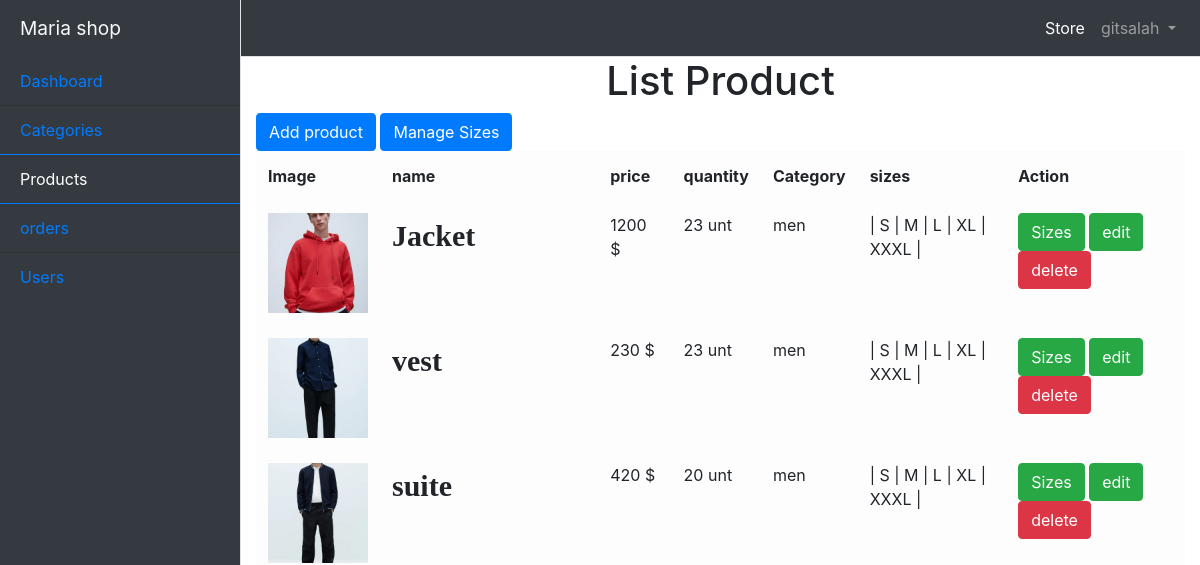
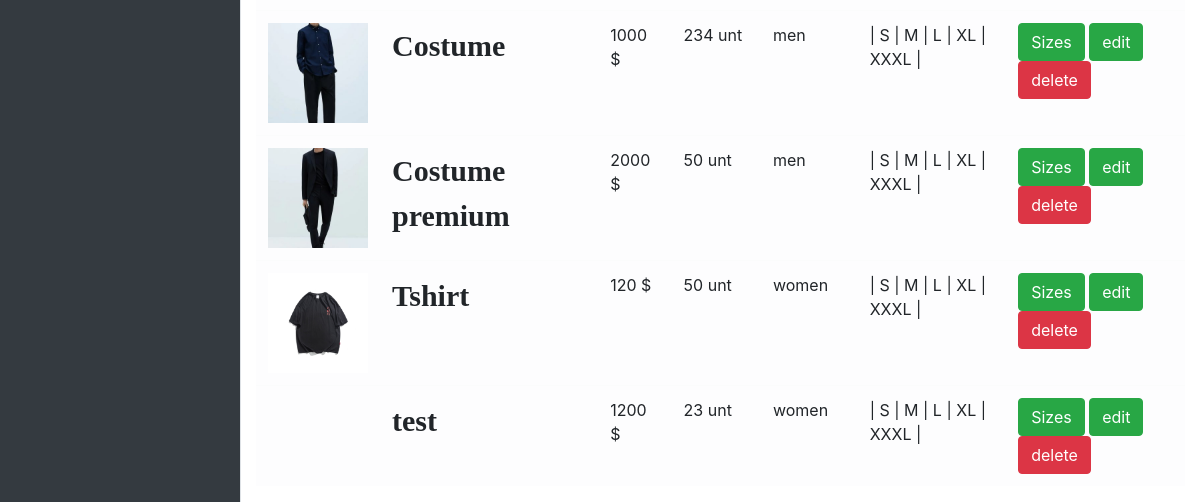
/backoffice/products/index.php (signed in), run on an earlier commit of the app's database (2 pictures, top to bottom).
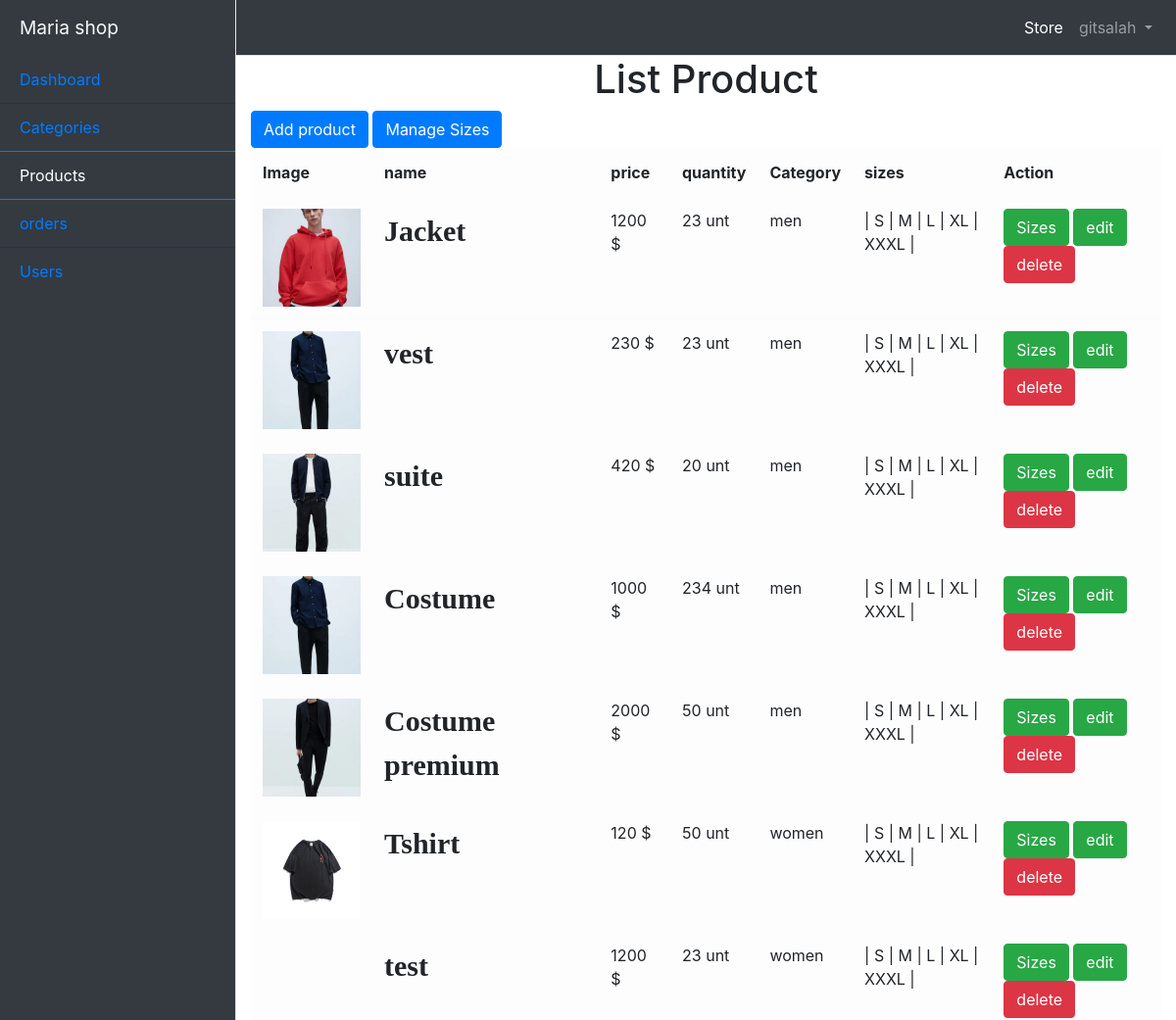
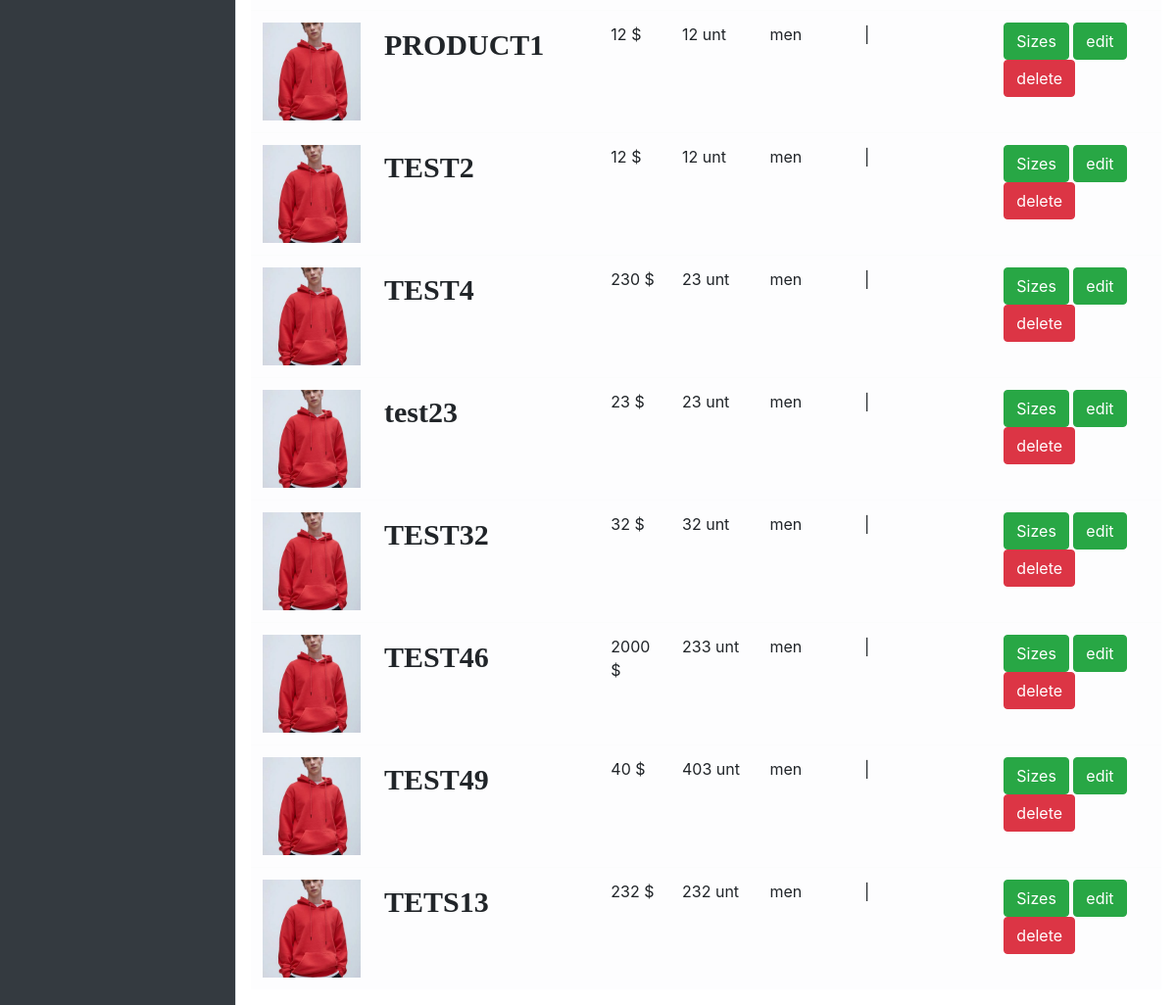
And on a later commit of the database (2 pictures, top to bottom).
### tables this page shows
CREATE TABLE `product` (
  `idP` int(11) NOT NULL,
  `nameProduct` varchar(255) NOT NULL,
  `Price` varchar(255) NOT NULL,
  `Qte` varchar(255) NOT NULL,
  `Image` varchar(255) NOT NULL,
  `idC` int(11) NOT NULL
);

CREATE TABLE `category` (
  `idC` int(11) NOT NULL,
  `nameCategory` varchar(255) NOT NULL
);

CREATE TABLE `size` (
  `idSize` int(11) NOT NULL,
  `nameSize` varchar(255) NOT NULL
);

### app/database/db.php (called while the page is built, shortened)
<?php
class CRUD extends DB
{
    public function selectOne($table, $condition)
    {
        $conn = $this->connect();
        $sql = "SELECT * FROM $table";
        $i = 0;
        foreach ($condition as $key => $value) {
            if ($i === 0) {
                $sql = $sql . " WHERE $key=?";
            } else {
                $sql = $sql . " AND $key=?";
            }
            $i++;
        }
        $sql = $sql . " LIMIT 1";
        $stmt = $conn->prepare($sql);
        $value = array_values($condition);
        $type = str_repeat('s', count($value));
        $stmt->bind_param($type, ...$value);
        $stmt->execute();
        $records = $stmt->get_result()->fetch_assoc();
        return $records;
    }
    public function selectAll($table, $condition = [])
    {
        $conn = $this->connect();
        $sql = "SELECT * FROM $table";
        if (empty($condition)) {
            $stmt = $conn->prepare($sql);
            $stmt->execute();
            $records = $stmt->get_result()->fetch_all(MYSQLI_ASSOC);
            return $records;
        } else {
            $i = 0;
            foreach ($condition as $key => $value) {
                if ($i === 0) {
                    $sql = $sql . " WHERE $key=?";
                } else {
                    $sql = $sql . " AND $key=?";
                }
                $i++;
            }
            $stmt = $conn->prepare($sql);
            $value = array_values($condition);
            $type = str_repeat('s', count($value));
            $stmt->bind_param($type, ...$value);
            $stmt->execute();
            $records = $stmt->get_result()->fetch_all(MYSQLI_ASSOC);
            return $records;
        }
    }
}

### app/controllers/product.php (called while the page is built, shortened)
<?php
$crud = new CRUD();
$table = 'product';
$sizes = $crud->selectAll('size');
$showing_product = $crud->selectAll($table);

### backoffice/products/index.php (the view, shortened to what this page needs)
<?php
include('../../app/database/db.php');
include('../../app/controllers/product.php');
?>
<!DOCTYPE html>
<html lang="en">
<head>
    <link rel="stylesheet" href="https://cdnjs.cloudflare.com/ajax/libs/twitter-bootstrap/4.5.0/css/bootstrap.min.css">
    <link rel="stylesheet" href="https://cdnjs.cloudflare.com/ajax/libs/font-awesome/5.13.1/css/all.min.css">
</head>
<body>
    <div class="d-flex" id="wrapper">
        <div class="bg-dark border-right" id="sidebar-wrapper">
            <div class="sidebar-heading text-light">Maria shop </div>
            <div class="list-group list-group-flush">
                <a href="../dashboard.php" class="list-group-item list-group-item-action bg-dark text-primary">Dashboard</a>
                <a href="../category" class="list-group-item list-group-item-action bg-dark text-primary">Categories</a>
                <a href="" class="list-group-item list-group-item-action bg-dark active">Products</a>
                <a href="../orders" class="list-group-item list-group-item-action bg-dark text-primary">orders</a>
                <a href="../users" class="list-group-item list-group-item-action bg-dark text-primary">Users</a>
            </div>
        </div>
        <div id="page-content-wrapper">
            <?php include('../../app/includes/headAdmin.php') ?>
            <div class="container">
                <h1 style="text-align: center;">List Product</h1>
                <a name="" id="" class="btn btn-primary" href="create.php" role="button">Add product</a>
                <a name="" id="" class="btn btn-primary" href="manageSize.php" role="button">Manage Sizes</a>
                <table class="table table-light" id="table">
                    <tbody>
                        <tr>
                            <th>Image</th>
                            <th>name</th>
                            <th>price</th>
                            <th>quantity</th>
                            <th style="cursor: pointer;" onclick="sortCategory()">Category</th>
                            <th>sizes</th>
                            <th>Action</th>
                        </tr>
                        <?php foreach ($showing_product as $product) : ?>
                            <?php $nameC = $crud->selectOne('category', ['idC' => $product['idC']]) ?>
                            <tr class="trow">
                                <td><img src="../../assets/img/<?php echo $product['Image'] ?>" style="width: 100px;" alt=""></td>
                                <td style="font-family: poppins;font-weight:bold;font-size:30px"><?php echo $product['nameProduct']; ?> </td>
                                <td><?php echo $product['Price'] ?> $</td>
                                <td><?php echo $product['Qte'] ?> unt</td>
                                <td><?php echo $nameC['nameCategory'] ?></td>
                                <td><?php $sizeManageProduct = $crud->selectAll('size_product', ['idP' => $product['idP']]);
                                    ?>
                                    <?php foreach ($sizeManageProduct as $sizes) : ?>
                                        <?php $nameSizeP = $crud->selectAll('size', ['idSize' => $sizes['idSize']]);
                                        ?>
                                        <?php foreach ($nameSizeP as $name) : ?>
                                            <?php echo  ' | ' . $name['nameSize']  ?>
                                        <?php endforeach; ?>
                                        <?php endforeach; ?>|</td>
                                <td>
                                    <a name="" id="" class="btn btn-success" href="giveSize.php?idProductSize=<?php echo $product['idP'] ?>" role="button">Sizes</a>
                                    <a name="" id="" class="btn btn-success ml-10" href="edit.php?idModPr=<?php echo $product['idP'] ?>" role="button">edit</a>
                                    <a name="" id="" class="btn  btn-danger" href="index.php?del_pr=<?php echo $product['idP'] ?>" role="button">delete</a></td>
                            </tr>
                        <?php endforeach; ?>
                    </tbody>
                </table>
            </div>
        </div>
    </div>
</body>
</html>

### app/includes/headAdmin.php (shortened to what this page needs)
<nav class="navbar navbar-expand-lg navbar-dark bg-dark border-bottom">
    <div class="collapse navbar-collapse" id="navbarSupportedContent">
        <ul class="navbar-nav ml-auto mt-2 mt-lg-0">
            <li class="nav-item active">
                <a class="nav-link" href="../views/">Store <span class="sr-only">(current)</span></a>
            </li>
            <li class="nav-item dropdown">
                <a class="nav-link dropdown-toggle" href="#" id="navbarDropdown" role="button" data-toggle="dropdown" aria-haspopup="true" aria-expanded="false">
                    <?php echo $_SESSION['Admin'] ?>
                </a>
            </li>
        </ul>
    </div>
</nav>

### backoffice/products/index.php (style rules this page uses)
#wrapper { overflow-x: hidden; }
#sidebar-wrapper { min-height: 100vh; margin-left: -15rem; -webkit-transition: margin .25s ease-out; -moz-transition: margin .25s ease-out; -o-transition: margin .25s ease-out; transition: margin .25s ease-out; }
#sidebar-wrapper .sidebar-heading { padding: 0.875rem 1.25rem; font-size: 1.2rem; }
#sidebar-wrapper .list-group { width: 15rem; }
#page-content-wrapper { min-width: 100vw; }
@media (min-width: 768px) { #sidebar-wrapper { margin-left: 0; } }
@media (min-width: 768px) { #page-content-wrapper { min-width: 0; width: 100%; } }

What changed in the data, as far as the page shows it:
added product: Image (picture), nameProduct "PRODUCT1", Price "12", Qte "12", idC.nameCategory "men"
added product: Image (picture), nameProduct "TEST2", Price "12", Qte "12", idC.nameCategory "men"
added product: Image (picture), nameProduct "TEST4", Price "230", Qte "23", idC.nameCategory "men"
added product: Image (picture), nameProduct "test23", Price "23", Qte "23", idC.nameCategory "men"
added product: Image (picture), nameProduct "TEST32", Price "32", Qte "32", idC.nameCategory "men"
added product: Image (picture), nameProduct "TEST46", Price "2000", Qte "233", idC.nameCategory "men"
added product: Image (picture), nameProduct "TEST49", Price "40", Qte "403", idC.nameCategory "men"
added product: Image (picture), nameProduct "TETS13", Price "232", Qte "232", idC.nameCategory "men"
